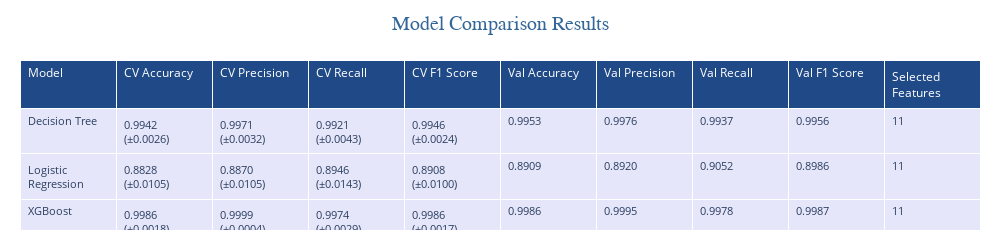

The cell this chart's notebook holds for it:
### Markdown cell above
## <span style="color: #336699;"> 4.7. Features Importance and Model selection</span>

This approach implements a comprehensive <span style="color: #336699;"><strong>model evaluation</strong></span> and <span style="color: #336699;"><strong>feature selection</strong></span> pipeline for multiple machine learning models [Kuhn2013]. The key steps are:

* Define multiple models in a dictionary
* Create pipelines for each model, incorporating feature selection based on their importances using the <strong>SelectFromModel</strong></span> with a Decision Tree as the base estimator [Guyon2003].
* Perform 5-fold cross-validation for each model, evaluating multiple metrics (accuracy, precision, recall, F1 score) [Kohavi1995]. 
* Train each model on the full training set and evaluate on a separate validation set.
* Extract and store the selected features for each model.
* Print detailed performance metrics for both cross-validation and validation set results, as well as the number of selected features for each model.
* This approach allows for a systematic comparison of different models' performance while also implementing feature selection to potentially improve model efficiency and generalization [Chandrashekar2014].

### Code cell
models = {
    'Decision Tree': DecisionTreeClassifier(random_state=42),
    'Logistic Regression': LogisticRegression(random_state=42),
    'XGBoost': XGBClassifier(random_state=42)
}

# Create pipelines
pipelines = {name: Pipeline([
    ('feature_selection', SelectFromModel(DecisionTreeClassifier(random_state=42), threshold='mean')),
    ('model', model)
]) for name, model in models.items()}

# Dictionary to store results
results = []
model_selected_features = {}
# Perform cross-validation and evaluation
for name, pipeline in pipelines.items():
    # Cross-validation
    cv_results = cross_validate(pipeline, X_train, y_train, cv=5, 
                                scoring=['accuracy', 'precision', 'recall', 'f1'])
    
    # Train on full training set and evaluate on validation set
    pipeline.fit(X_train, y_train)
    y_val_pred = pipeline.predict(X_val)
    
    # Get selected features
    selected_features = pipeline.named_steps['feature_selection'].get_support()
    selected_feature_names = X_train.columns[selected_features].tolist()
    model_selected_features[name] = selected_feature_names
    # Store results
    results.append({
        'Model': name,
        'CV Accuracy': f"{cv_results['test_accuracy'].mean():.4f} (±{cv_results['test_accuracy'].std() * 2:.4f})",
        'CV Precision': f"{cv_results['test_precision'].mean():.4f} (±{cv_results['test_precision'].std() * 2:.4f})",
        'CV Recall': f"{cv_results['test_recall'].mean():.4f} (±{cv_results['test_recall'].std() * 2:.4f})",
        'CV F1 Score': f"{cv_results['test_f1'].mean():.4f} (±{cv_results['test_f1'].std() * 2:.4f})",
        'Val Accuracy': f"{accuracy_score(y_val, y_val_pred):.4f}",
        'Val Precision': f"{precision_score(y_val, y_val_pred):.4f}",
        'Val Recall': f"{recall_score(y_val, y_val_pred):.4f}",
        'Val F1 Score': f"{f1_score(y_val, y_val_pred):.4f}",
        'Selected Features': len(selected_feature_names)
    })
results = pd.DataFrame(results)

create_table(results, 
             title='Model Comparison Results', 
             width=1000, 
             height=250)

### Figure 1 — Plotly figure (JSON) as saved in the notebook; plotly's stock layout.template omitted (floating-point values rounded to 4 significant figures)
{"data": [{"cells": {"align": "left", "fill": {"color": "lavender"}, "font": {"size": 11}, "height": 30, "values": [["Decision Tree", "Logistic Regression", "XGBoost"], ["0.9942 (±0.0026)", "0.8828 (±0.0105)", "0.9986 (±0.0018)"], ["0.9971 (±0.0032)", "0.8870 (±0.0105)", "0.9999 (±0.0004)"], ["0.9921 (±0.0043)", "0.8946 (±0.0143)", "0.9974 (±0.0029)"], ["0.9946 (±0.0024)", "0.8908 (±0.0100)", "0.9986 (±0.0017)"], ["0.9953", "0.8909", "0.9986"], ["0.9976", "0.8920", "0.9995"], ["0.9937", "0.9052", "0.9978"], ["0.9956", "0.8986", "0.9987"], [11, 11, 11]]}, "header": {"align": "left", "fill": {"color": "#204A87"}, "font": {"color": "white"}, "height": 40, "values": ["Model", "CV Accuracy", "CV Precision", "CV Recall", "CV F1 Score", "Val Accuracy", "Val Precision", "Val Recall", "Val F1 Score", "Selected Features"]}, "type": "table"}], "layout": {"height": 250, "margin": {"b": 20, "l": 20, "r": 20, "t": 60}, "paper_bgcolor": "rgba(0,0,0,0)", "plot_bgcolor": "rgba(0,0,0,0)", "title": {"font": {"color": "#336699", "family": "Arial", "size": 20}, "text": "Model Comparison Results", "x": 0.5, "xanchor": "center"}, "width": 1000}}
